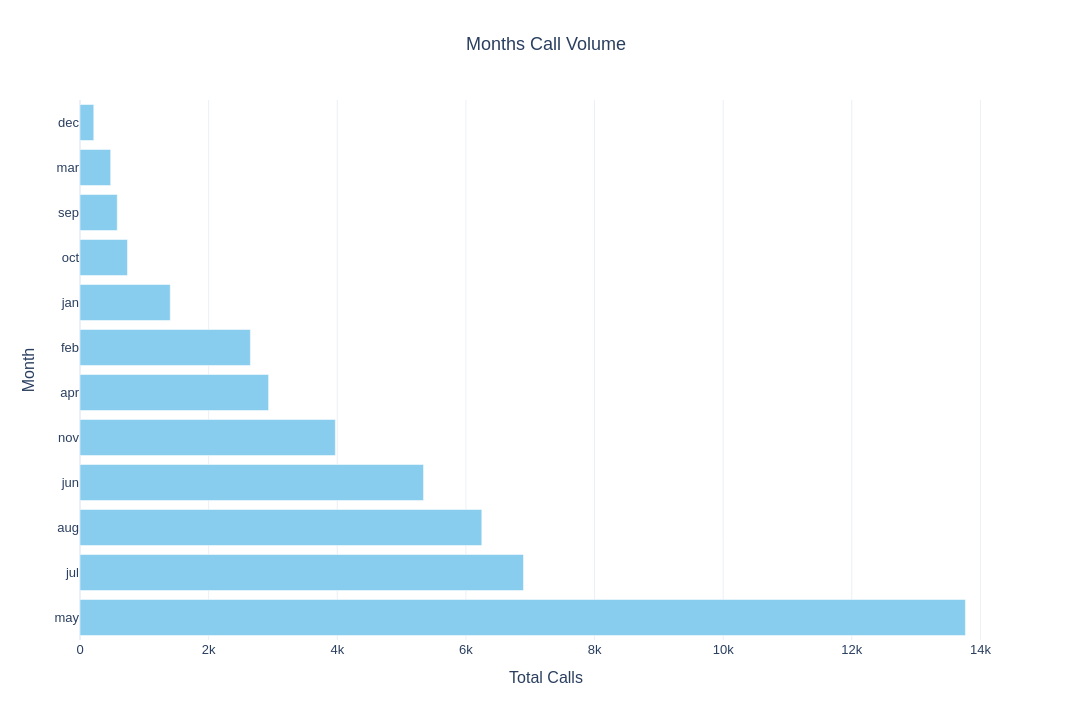

The code cell stored with this chart in its notebook:
### Markdown cell above
<div style="
  width: 97%;
  margin: 18px 0;
  padding: 14px 18px;
  border-radius: 12px;
  text-align: left;
  background: rgba(140, 140, 140, 0.10);
  border: 1px solid rgba(140, 140, 140, 0.18);
  box-shadow: 0 6px 18px rgba(0,0,0,0.12);
  backdrop-filter: blur(10px);
  position: relative;
  overflow: hidden;
">
  <div style="
    position: absolute;
    left: 0; 
    top: 0; 
    bottom: 0;
    width: 6px;
    background: linear-gradient(180deg, #5e0ab9 0%, #6a11cb 55%, #3f84fd 100%);
  "></div>
  <h3 style="
    margin: 0;
    padding-left: 12px;
    font-family: 'Segoe UI', sans-serif;
    font-weight: 800;
    letter-spacing: 1px;
    font-size: 1.25em;
    color: inherit;
  ">
    2. Q7 Which months have the highest call volume?
  </h3>
</div>

### Code cell
our_plots.plot_bar(df["month"], title="Months Call Volume", x_label="Month", y_label="Total Calls", sort_by="values", horizontal=True)

### Figure 1 — Plotly figure (JSON) as saved in the notebook; plotly's stock layout.template omitted (floating-point values rounded to 4 significant figures)
{"data": [{"hovertemplate": "Total Calls=%{x}<br>Month=%{y}<extra></extra>", "legendgroup": "", "marker": {"color": "rgb(136, 204, 238)", "pattern": {"shape": ""}}, "name": "", "orientation": "h", "showlegend": false, "textposition": "auto", "type": "bar", "x": [13766, 6895, 6247, 5341, 3970, 2932, 2649, 1403, 738, 579, 477, 214], "xaxis": "x", "y": ["may", "jul", "aug", "jun", "nov", "apr", "feb", "jan", "oct", "sep", "mar", "dec"], "yaxis": "y"}], "layout": {"barmode": "relative", "font": {"family": "Arial", "size": 13}, "height": 720, "legend": {"tracegroupgap": 0}, "showlegend": false, "title": {"text": "Months Call Volume", "x": 0.5}, "width": 1290, "xaxis": {"anchor": "y", "domain": [0, 1], "title": {"text": "Total Calls"}}, "yaxis": {"anchor": "x", "domain": [0, 1], "title": {"text": "Month"}}}}
